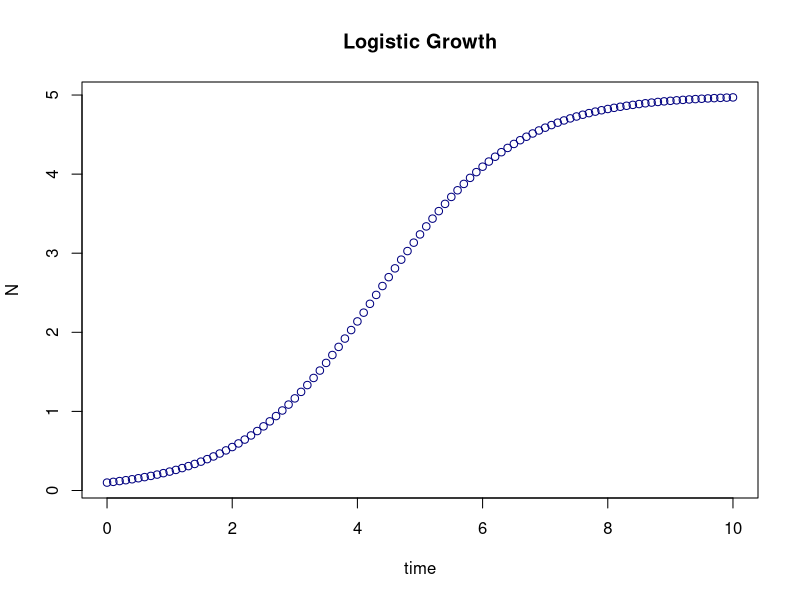
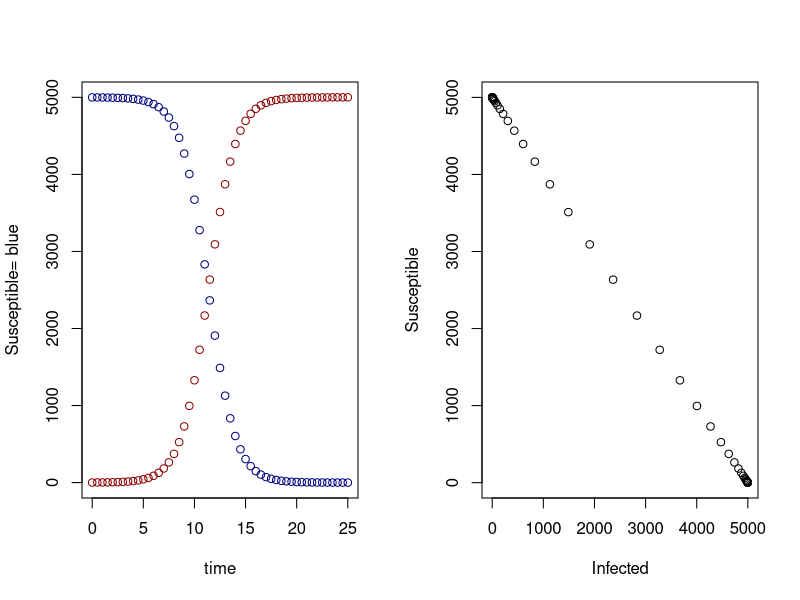
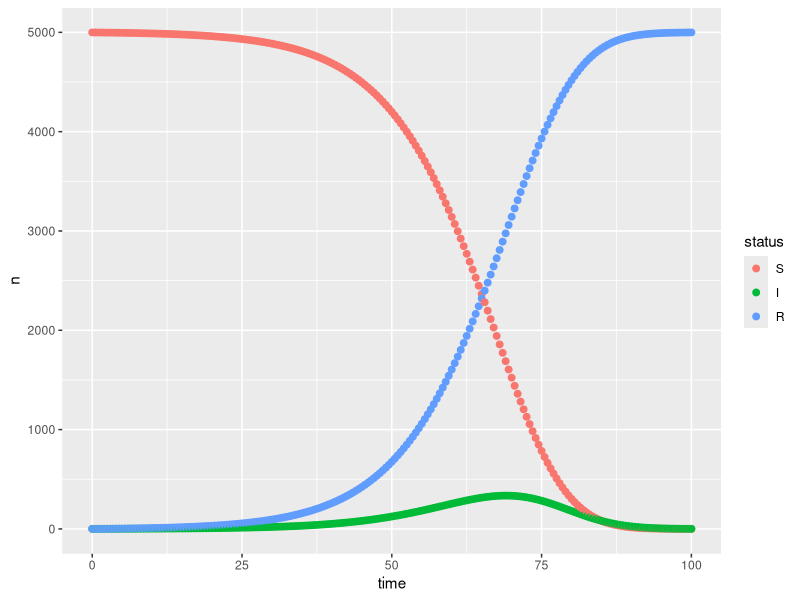
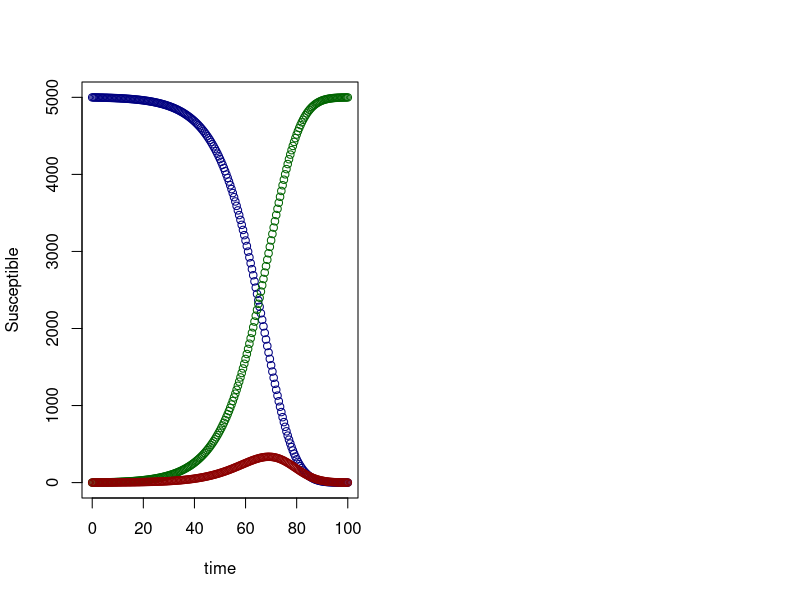
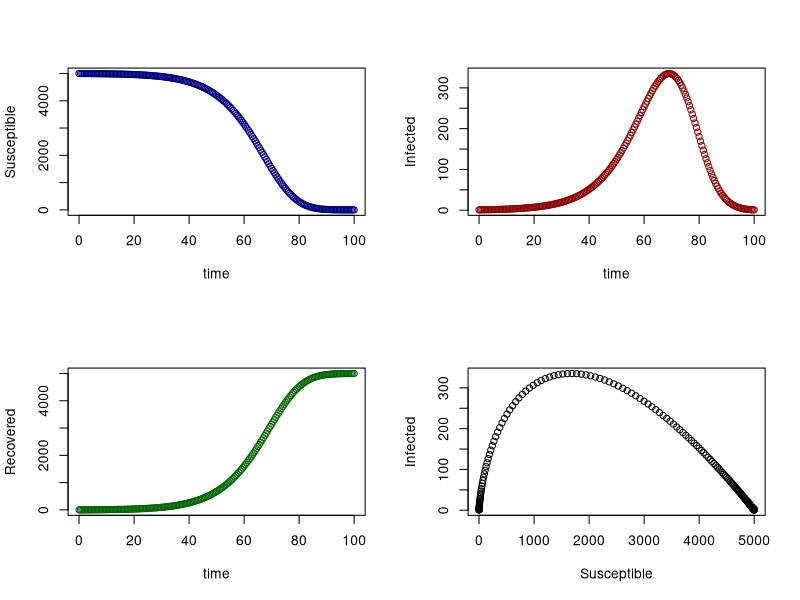
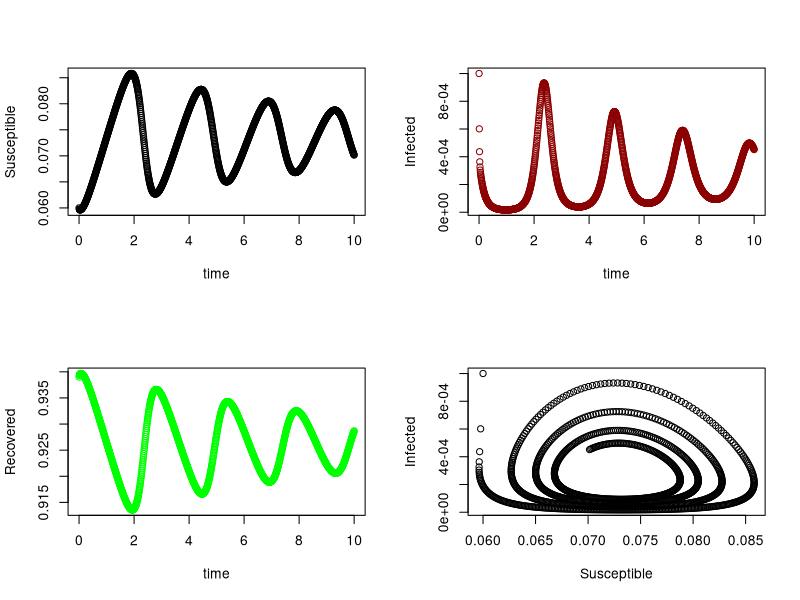
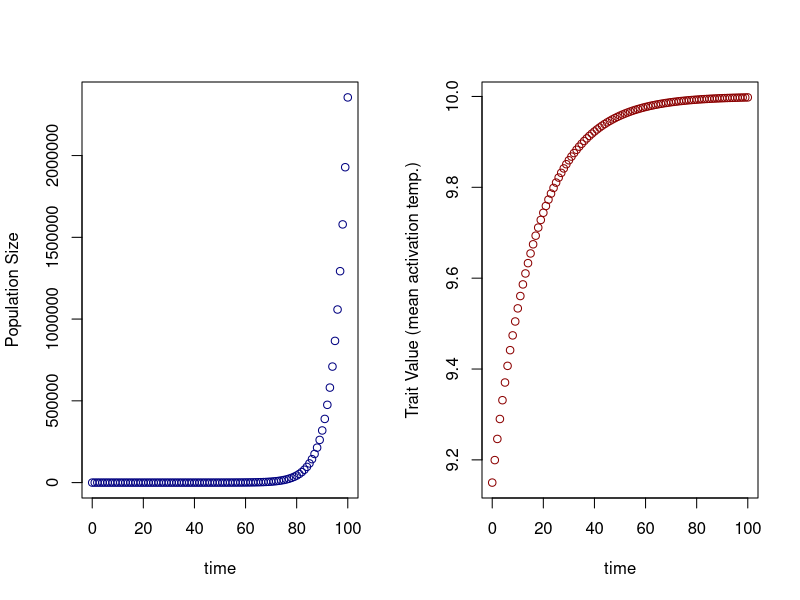

Here is the R script that generated these plots, in order:
# --------------------------------
# Solving ODEs with lsoda in R
# --------------------------------
library(magrittr)
library(deSolve)
# Logistic growth
ODEfun <- function(t, y, parms) {
  N <- y[1L]
  with(parms, {
    dN <- r * N * (1 - N/K)
    list(dN)
  })
}

logistic <- deSolve::lsoda(
  y = c(N = 0.1),
  times = seq(0, 10, by = 0.1),
  func = ODEfun,
  parms = list(r = 0.9, K = 5)) %>% data.frame()

head(logistic)
plot(N ~ time, data = logistic, ylab = "N", xlab = "time", col = "navy",
     main = "Logistic Growth")


# ---------------
# The SI model
# ---------------
# assumes births & deaths equal and deaths
# from disease occur on timescale longer than we're interested in
SIfun <- function(t, y, parms) {
  S <- y[1L]
  I <- y[2L]
  with(parms, {
    dS <- -beta * S * (I / (S + I))
    dI <- beta * S * (I / (S + I))
    list(c(dS, dI))
  })
}

pars  <- list(beta = 0.75)
init  <- c(S = 4999, I = 1)
SIout <- data.frame(
  lsoda(y = init, times = seq(0, 25, by = 0.5), func = SIfun, parms = pars)
  )
head(SIout)

par(mfrow = c(1, 2))
plot(S ~ time, data = SIout, ylab = "Susceptible= blue",
     xlab = "time", col = "navy")
points(I ~ time, data = SIout, col = "darkred")
plot(I ~ S, data = SIout, ylab = "Susceptible", xlab = "Infected")


# -----------
# SIR model
# -----------
SIRfun <- function(t, y, parms) {
  S <- y[1L]
  I <- y[2L]
  R <- y[3L]
  with(parms, {
    dS <- -beta * S * (I / (S + I))
    dI <- beta * S * (I / (S + I)) - (gamma * I)
    dR <- gamma * I
    list(c(dS, dI, dR))
  })
}

# beta = transmission
# gamma = recovery
pars <- list(beta = 0.6, gamma = 0.5)
init <- c(S = 4999, I = 1, R = 0)
SIRout <- data.frame(
  deSolve::lsoda(y = init, times = seq(0, 100, by = 1/2), func = SIRfun, parms = pars)
)

SIRout %>%
  tidyr::pivot_longer(cols = c("S", "I", "R"), names_to = "status",
                      values_to = "n") %>%
  dplyr::mutate(status = factor(status, levels = c("S", "I", "R"))) %>%
  ggplot2::ggplot(ggplot2::aes(x = time, y = n, colour = status)) +
  ggplot2::geom_point(size = 2) +
  NULL

plot(S ~ time, data = SIRout, ylab = "Susceptible", xlab = "time", col = "navy")
points(R ~ time, data = SIRout, col = "darkgreen")
points(I ~ time, data = SIRout, col = "darkred")
par(mfrow = c(2, 2))

plot(S ~ time, data = SIRout, ylab = "Susceptible", xlab = "time", col = "navy")
plot(I ~ time, data = SIRout, ylab = "Infected", xlab = "time", col = "darkred")
plot(R ~ time, data = SIRout, ylab = "Recovered", xlab = "time", col = "darkgreen")
plot(I ~ S, data = SIRout, ylab = "Infected", xlab = "Susceptible")


# -------------------
# Ottar's example
# SEIR model; from EEID 2007
# --------------------------
SEIRmod <- function(t, y, parms) {
  S <- y[1L]
  E <- y[2L]
  I <- y[3L]
  R <- y[4L]
  with(parms, {
    dS <- mu * (N - S) - beta * S * I/N
    dE <- beta * S * I/N - (mu + sigma) * E
    dI <- sigma * E - (mu + gamma) * I
    dR <- gamma * I - mu * R
    list(c(dS, dE, dI, dR))
  })
}

parameters <- list(mu = 1 / 50, N = 1, beta = 1000, sigma = 365 / 8, gamma = 365 / 5)
init       <- c(S = 0.06, E = 0, I = 0.001, R = 0.939)
SEIRout <- data.frame(
  lsoda(init, times = seq(0, 10, by = 1 / 120), func = SEIRmod, parms = parameters)
  )
head(SEIRout)

par(mfrow = c(2, 2))
plot(S ~ time, data = SEIRout, ylab = "Susceptible", xlab = "time")
plot(I ~ time, data = SEIRout, ylab = "Infected", xlab = "time", col = "darkred")
plot(R ~ time, data = SEIRout, ylab = "Recovered", xlab = "time", col = "green")
plot(I ~ S, data = SEIRout, ylab = "Infected", xlab = "Susceptible")


# ---------------------------------------------
# Exercises Evolutionary response (a) & (b)
# ---------------------------------------------
EvolFun <- function(t, y, parms) {
  x <- y[1L]
  a <- y[2L]
  with(parms, {
    dx <- x * (r - (a - aopt)^2)
    da <- E * (-2 * (a - aopt))
    list(c(dx, da))
  })
}

pars <- list(r = 0.2, aopt = 10, E = 0.03)
Evol <- data.frame(
  lsoda(c(x = 2, a = 9.15), times = 0:100, func = EvolFun, parms = pars)
)
head(Evol)

par(mfrow = c(1, 2))
plot(x ~ time, data = Evol, ylab = "Population Size", xlab = "time", col = "navy")
plot(a ~ time, data = Evol, ylab = "Trait Value (mean activation temp.)",
     xlab = "time", col = "darkred")
